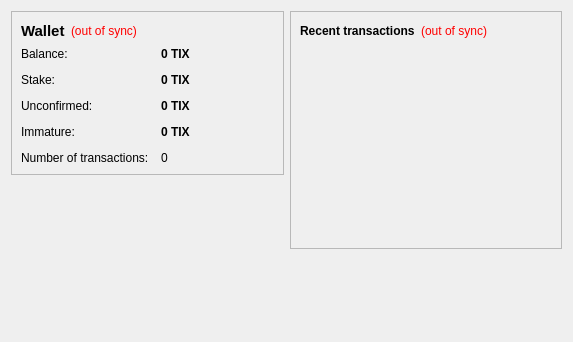
<?xml version="1.0" encoding="UTF-8"?>
<ui version="4.0">
 <class>OverviewPage</class>
 <widget class="QWidget" name="OverviewPage">
  <property name="geometry">
   <rect>
    <x>0</x>
    <y>0</y>
    <width>573</width>
    <height>342</height>
   </rect>
  </property>
  <property name="windowTitle">
   <string>Form</string>
  </property>
  <layout class="QHBoxLayout" name="horizontalLayout" stretch="1,1">
   <item>
    <layout class="QVBoxLayout" name="verticalLayout_2">
     <item>
      <widget class="QFrame" name="frame">
       <property name="frameShape">
        <enum>QFrame::StyledPanel</enum>
       </property>
       <property name="frameShadow">
        <enum>QFrame::Raised</enum>
       </property>
       <layout class="QVBoxLayout" name="verticalLayout_4">
        <item>
         <layout class="QHBoxLayout" name="horizontalLayout_4">
          <item>
           <widget class="QLabel" name="label_5">
            <property name="font">
             <font>
              <pointsize>11</pointsize>
              <weight>75</weight>
              <bold>true</bold>
             </font>
            </property>
            <property name="text">
             <string>Wallet</string>
            </property>
           </widget>
          </item>
          <item>
           <widget class="QLabel" name="labelWalletStatus">
            <property name="toolTip">
             <string>The displayed information may be out of date. Your wallet automatically synchronizes with the pandacoins network after a connection is established, but this process has not completed yet.</string>
            </property>
            <property name="styleSheet">
             <string notr="true">QLabel { color: red; }</string>
            </property>
            <property name="text">
             <string notr="true">(out of sync)</string>
            </property>
            <property name="alignment">
             <set>Qt::AlignLeading|Qt::AlignLeft|Qt::AlignVCenter</set>
            </property>
           </widget>
          </item>
          <item>
           <spacer name="horizontalSpacer_2">
            <property name="orientation">
             <enum>Qt::Horizontal</enum>
            </property>
            <property name="sizeHint" stdset="0">
             <size>
              <width>40</width>
              <height>20</height>
             </size>
            </property>
           </spacer>
          </item>
         </layout>
        </item>
        <item>
         <layout class="QFormLayout" name="formLayout_2">
          <property name="fieldGrowthPolicy">
           <enum>QFormLayout::AllNonFixedFieldsGrow</enum>
          </property>
          <property name="horizontalSpacing">
           <number>12</number>
          </property>
          <property name="verticalSpacing">
           <number>12</number>
          </property>
          <item row="0" column="0">
           <widget class="QLabel" name="label">
            <property name="text">
             <string>Balance:</string>
            </property>
           </widget>
          </item>
          <item row="0" column="1">
           <widget class="QLabel" name="labelBalance">
            <property name="font">
             <font>
              <weight>75</weight>
              <bold>true</bold>
             </font>
            </property>
            <property name="cursor">
             <cursorShape>IBeamCursor</cursorShape>
            </property>
            <property name="toolTip">
             <string>Your current balance</string>
            </property>
            <property name="text">
             <string notr="true">0 TIX</string>
            </property>
            <property name="textInteractionFlags">
             <set>Qt::LinksAccessibleByMouse|Qt::TextSelectableByKeyboard|Qt::TextSelectableByMouse</set>
            </property>
           </widget>
          </item>
          <item row="1" column="0">
           <widget class="QLabel" name="label_6">
            <property name="text">
             <string>Stake:</string>
            </property>
           </widget>
          </item>
          <item row="1" column="1">
           <widget class="QLabel" name="labelStake">
            <property name="font">
             <font>
              <weight>75</weight>
              <bold>true</bold>
             </font>
            </property>
            <property name="cursor">
             <cursorShape>IBeamCursor</cursorShape>
            </property>
            <property name="toolTip">
             <string>Total of coins that was staked, and do not yet count toward the current balance</string>
            </property>
            <property name="text">
             <string notr="true">0 TIX</string>
            </property>
            <property name="textInteractionFlags">
             <set>Qt::LinksAccessibleByMouse|Qt::TextSelectableByKeyboard|Qt::TextSelectableByMouse</set>
            </property>
           </widget>
          </item>
          <item row="2" column="0">
           <widget class="QLabel" name="label_3">
            <property name="text">
             <string>Unconfirmed:</string>
            </property>
           </widget>
          </item>
          <item row="2" column="1">
           <widget class="QLabel" name="labelUnconfirmed">
            <property name="font">
             <font>
              <weight>75</weight>
              <bold>true</bold>
             </font>
            </property>
            <property name="cursor">
             <cursorShape>IBeamCursor</cursorShape>
            </property>
            <property name="toolTip">
             <string>Total of transactions that have yet to be confirmed, and do not yet count toward the current balance</string>
            </property>
            <property name="text">
             <string notr="true">0 TIX</string>
            </property>
            <property name="textInteractionFlags">
             <set>Qt::LinksAccessibleByMouse|Qt::TextSelectableByKeyboard|Qt::TextSelectableByMouse</set>
            </property>
           </widget>
          </item>
          <item row="3" column="0">
           <widget class="QLabel" name="labelImmatureText">
            <property name="text">
             <string>Immature:</string>
            </property>
           </widget>
          </item>
          <item row="3" column="1">
           <widget class="QLabel" name="labelImmature">
            <property name="font">
             <font>
              <weight>75</weight>
              <bold>true</bold>
             </font>
            </property>
            <property name="toolTip">
             <string>Mined balance that has not yet matured</string>
            </property>
            <property name="text">
             <string notr="true">0 TIX</string>
            </property>
            <property name="textInteractionFlags">
             <set>Qt::LinksAccessibleByMouse|Qt::TextSelectableByKeyboard|Qt::TextSelectableByMouse</set>
            </property>
           </widget>
          </item>
          <item row="4" column="0">
           <widget class="QLabel" name="label_2">
            <property name="text">
             <string>Number of transactions:</string>
            </property>
           </widget>
          </item>
          <item row="4" column="1">
           <widget class="QLabel" name="labelNumTransactions">
            <property name="toolTip">
             <string>Total number of transactions in wallet</string>
            </property>
            <property name="text">
             <string notr="true">0</string>
            </property>
           </widget>
          </item>
         </layout>
        </item>
       </layout>
      </widget>
     </item>
     <item>
      <spacer name="verticalSpacer">
       <property name="orientation">
        <enum>Qt::Vertical</enum>
       </property>
       <property name="sizeHint" stdset="0">
        <size>
         <width>20</width>
         <height>40</height>
        </size>
       </property>
      </spacer>
     </item>
    </layout>
   </item>
   <item>
    <layout class="QVBoxLayout" name="verticalLayout_3">
     <item>
      <widget class="QFrame" name="frame_2">
       <property name="frameShape">
        <enum>QFrame::StyledPanel</enum>
       </property>
       <property name="frameShadow">
        <enum>QFrame::Raised</enum>
       </property>
       <layout class="QVBoxLayout" name="verticalLayout">
        <item>
         <layout class="QHBoxLayout" name="horizontalLayout_2">
          <item>
           <widget class="QLabel" name="label_4">
            <property name="text">
             <string>&lt;b&gt;Recent transactions&lt;/b&gt;</string>
            </property>
           </widget>
          </item>
          <item>
           <widget class="QLabel" name="labelTransactionsStatus">
            <property name="toolTip">
             <string>The displayed information may be out of date. Your wallet automatically synchronizes with the pandacoins network after a connection is established, but this process has not completed yet.</string>
            </property>
            <property name="styleSheet">
             <string notr="true">QLabel { color: red; }</string>
            </property>
            <property name="text">
             <string notr="true">(out of sync)</string>
            </property>
            <property name="alignment">
             <set>Qt::AlignRight|Qt::AlignTrailing|Qt::AlignVCenter</set>
            </property>
           </widget>
          </item>
          <item>
           <spacer name="horizontalSpacer">
            <property name="orientation">
             <enum>Qt::Horizontal</enum>
            </property>
            <property name="sizeHint" stdset="0">
             <size>
              <width>40</width>
              <height>20</height>
             </size>
            </property>
           </spacer>
          </item>
         </layout>
        </item>
        <item>
         <widget class="QListView" name="listTransactions">
          <property name="styleSheet">
           <string notr="true">QListView { background: transparent; }</string>
          </property>
          <property name="frameShape">
           <enum>QFrame::NoFrame</enum>
          </property>
          <property name="verticalScrollBarPolicy">
           <enum>Qt::ScrollBarAlwaysOff</enum>
          </property>
          <property name="horizontalScrollBarPolicy">
           <enum>Qt::ScrollBarAlwaysOff</enum>
          </property>
          <property name="selectionMode">
           <enum>QAbstractItemView::NoSelection</enum>
          </property>
         </widget>
        </item>
       </layout>
      </widget>
     </item>
     <item>
      <spacer name="verticalSpacer_2">
       <property name="orientation">
        <enum>Qt::Vertical</enum>
       </property>
       <property name="sizeHint" stdset="0">
        <size>
         <width>20</width>
         <height>40</height>
        </size>
       </property>
      </spacer>
     </item>
    </layout>
   </item>
  </layout>
 </widget>
 <resources/>
 <connections/>
</ui>
